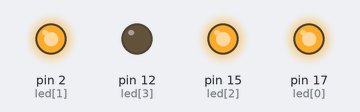
A sketch run on a simulated Arduino Uno, built with avr-gcc and run on an emulated ATmega328P. On the bench: output pins drawn as LEDs (lit = HIGH).

Above: at 0.15 s.
At 20.26 s:
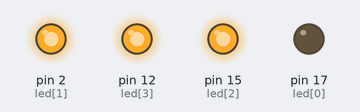
At 40.08 s:
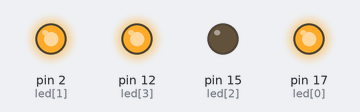
At 72.81 s:
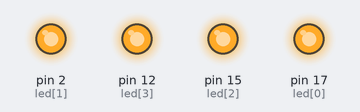
At 80.01 s:
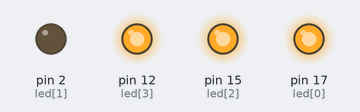
Timing chart, 0 to 80.3 s (numbered marks = the images above):
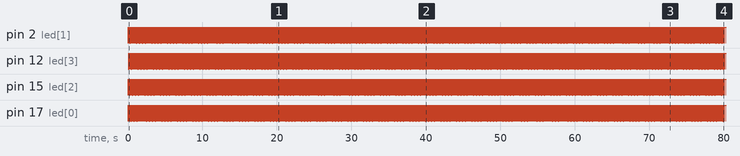

The sketch:

lab5.1.ino
```cpp
int led[4] = { 17, 2, 15, 12 };

void setup() {
  Serial.begin(115200);
  pinMode(led[0], OUTPUT);
  pinMode(led[1], OUTPUT);
  pinMode(led[2], OUTPUT);
  pinMode(led[3], OUTPUT);
}

void loop() {
  digitalWrite(17, LOW); //ติด
  delay(10);
  digitalWrite(17, HIGH); //ติด
  delay(10);
  digitalWrite(2, LOW);
  delay(10);
  digitalWrite(2, HIGH);
  delay(10);
  digitalWrite(15, LOW);
  delay(10);
  digitalWrite(15, HIGH);
  delay(10);
  digitalWrite(12, LOW);
  delay(10);
  digitalWrite(12, HIGH);
  delay(10);
}
```

Measured:
- by itself, pin 2 (led[1]), pin 12 (led[3]), pin 15 (led[2]), pin 17 (led[0]): alternates HIGH for 0.07 s and LOW for 0.01 s
- by itself, everything shown: repeats every 1.2 s, in 4 steps
